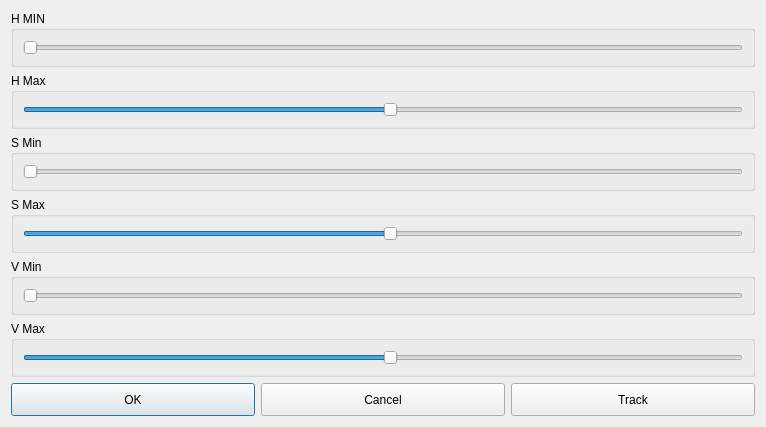
<?xml version="1.0" encoding="UTF-8"?>
<ui version="4.0">
 <class>trackBarDialog</class>
 <widget class="QDialog" name="trackBarDialog">
  <property name="geometry">
   <rect>
    <x>0</x>
    <y>0</y>
    <width>766</width>
    <height>427</height>
   </rect>
  </property>
  <property name="windowTitle">
   <string>Dialog</string>
  </property>
  <layout class="QGridLayout" name="gridLayout_7">
   <item row="0" column="0">
    <widget class="QGroupBox" name="groupBoxH_Min">
     <property name="title">
      <string>H MIN</string>
     </property>
     <layout class="QGridLayout" name="gridLayout">
      <item row="0" column="0">
       <widget class="QSlider" name="horizontalSliderH_Min">
        <property name="maximum">
         <number>255</number>
        </property>
        <property name="orientation">
         <enum>Qt::Horizontal</enum>
        </property>
       </widget>
      </item>
     </layout>
    </widget>
   </item>
   <item row="1" column="0">
    <widget class="QGroupBox" name="groupBoxH_Max">
     <property name="title">
      <string>H Max</string>
     </property>
     <layout class="QGridLayout" name="gridLayout_2">
      <item row="0" column="0">
       <widget class="QSlider" name="horizontalSliderH_Max">
        <property name="maximum">
         <number>500</number>
        </property>
        <property name="value">
         <number>255</number>
        </property>
        <property name="orientation">
         <enum>Qt::Horizontal</enum>
        </property>
       </widget>
      </item>
     </layout>
    </widget>
   </item>
   <item row="2" column="0">
    <widget class="QGroupBox" name="groupBoxS_Min">
     <property name="title">
      <string>S Min</string>
     </property>
     <layout class="QGridLayout" name="gridLayout_3">
      <item row="0" column="0">
       <widget class="QSlider" name="horizontalSliderS_Min">
        <property name="maximum">
         <number>255</number>
        </property>
        <property name="orientation">
         <enum>Qt::Horizontal</enum>
        </property>
       </widget>
      </item>
     </layout>
    </widget>
   </item>
   <item row="3" column="0">
    <widget class="QGroupBox" name="groupBoxS_Max">
     <property name="title">
      <string>S Max</string>
     </property>
     <layout class="QGridLayout" name="gridLayout_4">
      <item row="0" column="0">
       <widget class="QSlider" name="horizontalSliderS_Max">
        <property name="maximum">
         <number>500</number>
        </property>
        <property name="value">
         <number>255</number>
        </property>
        <property name="orientation">
         <enum>Qt::Horizontal</enum>
        </property>
       </widget>
      </item>
     </layout>
    </widget>
   </item>
   <item row="4" column="0">
    <widget class="QGroupBox" name="groupBoxV_Min">
     <property name="title">
      <string>V Min</string>
     </property>
     <layout class="QGridLayout" name="gridLayout_5">
      <item row="0" column="0">
       <widget class="QSlider" name="horizontalSliderV_Min">
        <property name="maximum">
         <number>255</number>
        </property>
        <property name="orientation">
         <enum>Qt::Horizontal</enum>
        </property>
       </widget>
      </item>
     </layout>
    </widget>
   </item>
   <item row="5" column="0">
    <widget class="QGroupBox" name="groupBoxv_Max">
     <property name="title">
      <string>V Max</string>
     </property>
     <layout class="QGridLayout" name="gridLayout_6">
      <item row="0" column="0">
       <widget class="QSlider" name="horizontalSliderV_Max">
        <property name="maximum">
         <number>500</number>
        </property>
        <property name="value">
         <number>255</number>
        </property>
        <property name="orientation">
         <enum>Qt::Horizontal</enum>
        </property>
       </widget>
      </item>
     </layout>
    </widget>
   </item>
   <item row="6" column="0">
    <layout class="QHBoxLayout" name="horizontalLayout">
     <item>
      <widget class="QPushButton" name="pushButtonOk">
       <property name="sizePolicy">
        <sizepolicy hsizetype="Minimum" vsizetype="Preferred">
         <horstretch>0</horstretch>
         <verstretch>0</verstretch>
        </sizepolicy>
       </property>
       <property name="text">
        <string>OK</string>
       </property>
      </widget>
     </item>
     <item>
      <widget class="QPushButton" name="pushButtonCancel">
       <property name="sizePolicy">
        <sizepolicy hsizetype="Minimum" vsizetype="Preferred">
         <horstretch>0</horstretch>
         <verstretch>0</verstretch>
        </sizepolicy>
       </property>
       <property name="text">
        <string>Cancel</string>
       </property>
      </widget>
     </item>
     <item>
      <widget class="QPushButton" name="pushButtonTrack">
       <property name="sizePolicy">
        <sizepolicy hsizetype="Minimum" vsizetype="Preferred">
         <horstretch>0</horstretch>
         <verstretch>0</verstretch>
        </sizepolicy>
       </property>
       <property name="text">
        <string>Track</string>
       </property>
      </widget>
     </item>
    </layout>
   </item>
  </layout>
 </widget>
 <resources/>
 <connections/>
</ui>
